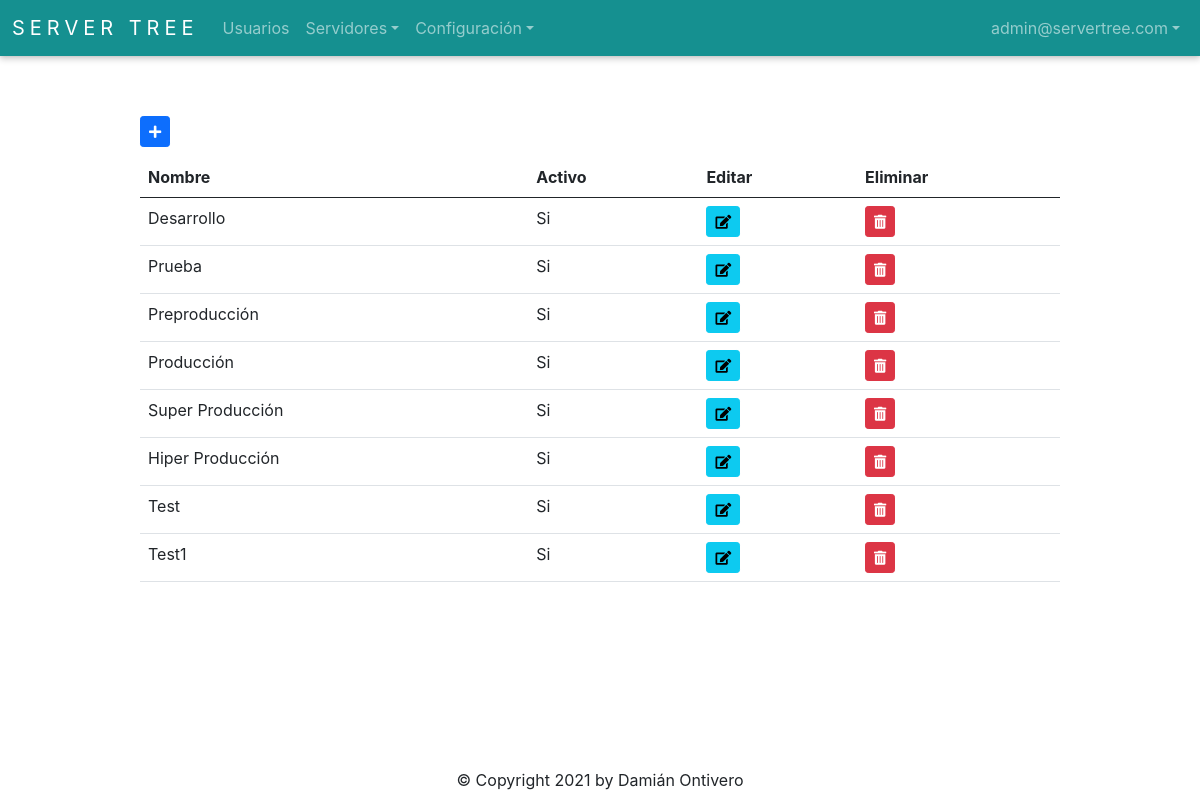
Page /environment/get_all (signed in) on the earlier database version.
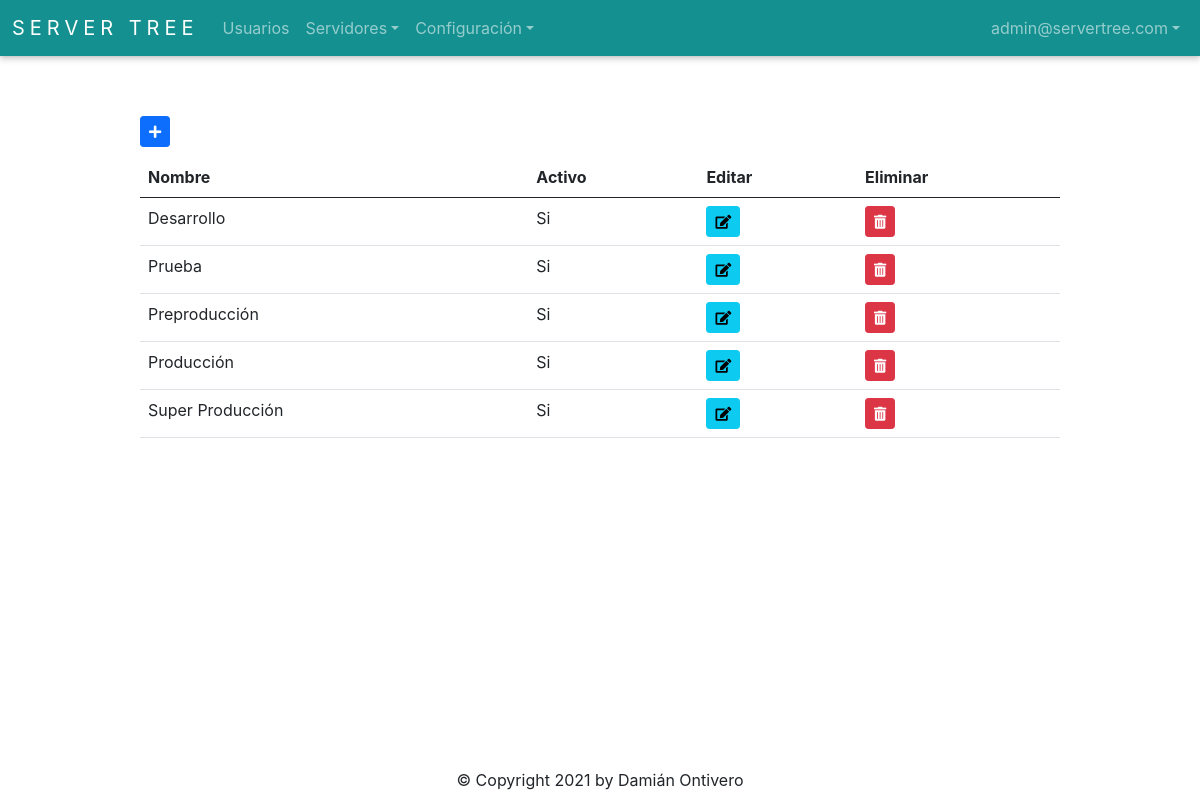
Same page on the later database version.
### app/environments/models.py (models this page shows, shortened)
class Environment(db.Model):
    __tablename__ = 'Environments'
    id = db.Column(db.Integer, autoincrement=True, primary_key=True, nullable=False)
    name = db.Column(db.String(50), nullable=False)
    is_active = db.Column(db.Boolean)
    @staticmethod
    def get_all():
        return Environment.query.all()

### app/environments/routes.py (the view)
@environment_bp.route('/get_all', methods=['GET', 'POST'])
@login_required
def get_all():
    data = Environment.get_all()
    environments = data
    environment_form = EnvironmentForm()
    user_form = UserForm()
    return render_template('environments.html', data=data, environments=environments, environment_form=environment_form, user_form=user_form)

### app/auth/models.py (called while the page is built)
    @staticmethod
    def get_all():
        return Role.query.all()

    @staticmethod
    def get_by_id(id):
        return User.query.get(id)

### app/auth/routes.py (called while the page is built)
@login_manager.user_loader
def load_user(user_id):
    return User.get_by_id(int(user_id))

### app/environments/templates/environments.html (shortened to what this page needs)
{% extends 'base.html' %}
{% import 'bootstrap/wtf.html' as wtf %}
{% block content %}
<div class="buttons">
  {% if current_user.role_id == 1 %}
    <button type="button" id="addEnvironmentButton" class="btn btn-primary btn-sm" data-bs-toggle="modal" data-bs-target="#environmentModal"><i class="fas fa-plus"></i></button>
  {% else %}
    <button disabled type="button" id="addEnvironmentButton" class="btn btn-primary btn-sm" data-bs-toggle="modal" data-bs-target="#environmentModal"><i class="fas fa-plus"></i></button>
  {% endif %}
</div>
<table class="table table-hover">
  <thead>
    <tr>
      <th>Nombre</th>
      <th>Activo</th>
      <th>Editar</th>
      <th>Eliminar</th>
    </tr>
  </thead>
  <tbody>
    {% for environment in data %}
      <tr>
        <td>{{ environment.name }}</td>
        <td>
          {% if environment.is_active == 0 %}
            No
          {% elif environment.is_active == 1  %}
            Si
          {% endif %}
        </td>
        {% if current_user.role_id == 1 %}
          <td>
            <button type="button" class="btn btn-info btn-sm" id="editEnvironmentButton" data-id={{ environment.id }} data-bs-toggle="modal" data-bs-target="#environmentModal"><i class="fas fa-edit"></i></button>
          </td>
          <td>
            <button type="button" class="btn btn-danger btn-sm" id="deleteEnvironmentButton" data-id={{ environment.id }} data-bs-toggle="modal" data-bs-target="#deleteEnvironmentModal"><i class="fas fa-trash-alt"></i></button>
          </td>
        {% endif %}
      </tr>
    {% endfor %}
  </tbody>
</table>
{% endblock %}

Differences in the rows shown:
removed Environment: name "Hiper Producción", is_active "Si"
removed Environment: name "Test", is_active "Si"
removed Environment: name "Test1", is_active "Si"
